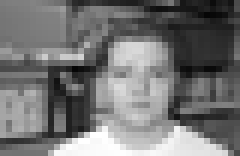
#> input picture ml/lab4/train/faces/0209ae0d9ada26751fa7915292a6b7d6.bmp, 40 x 26 px, found by its file name (shown 6 times larger); its folder holds 4 pictures in this run
$ python leaner.py train/faces/0209ae0d9ada26751fa7915292a6b7d6.bmp   (older library calls are emulated)
#> lines starting #> are read from the running program, lines starting #| are printed output that depends on the picture
#!/usr/bin/env python2
import os
import sys

import numpy as np
import scipy
import scipy.misc
from functools import partial
from multiprocessing import Pool
import pickle

np.set_printoptions(threshold=np.nan)
np.set_printoptions(suppress=True)


def read_file(fname):
    image = scipy.misc.imread(fname)[:, :, 0]
#> image: shape (26, 40); min 6, max 255, mean 115.9
    row_sum = np.zeros(image.shape)
    # we need an additional column and row
    integral_image_arr = np.zeros((image.shape[0] + 1, image.shape[1] + 1))
    for x in range(image.shape[1]):
        for y in range(image.shape[0]):
            row_sum[y, x] = row_sum[y - 1, x] + image[y, x]
            integral_image_arr[y + 1, x + 1] = integral_image_arr[y + 1, x - 1 + 1] + row_sum[y, x]
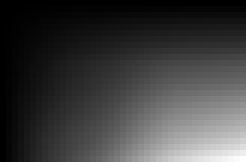
#> integral_image_arr: shape (27, 41) float64 (shown 6 times larger); min 0, max 120519, mean 29243.6; drawn with min black and max white
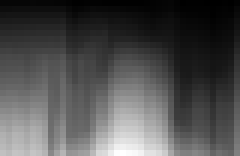
#> row_sum: shape (26, 40) float64 (shown 6 times larger); min 12, max 4331, mean 1362.4; drawn with min black and max white
    return integral_image_arr


# -------------------------------------------------------------------------------------------------------
# [9 lines left out: function sum_region, not called in this run]


def enum(**enums):
    return type('Enum', (), enums)


FeatureType = enum(TWO_VERTICAL=(1, 2), TWO_HORIZONTAL=(2, 1), THREE_HORIZONTAL=(3, 1), THREE_VERTICAL=(1, 3),
                   FOUR=(2, 2))
FeatureTypes = [FeatureType.TWO_VERTICAL, FeatureType.TWO_HORIZONTAL, FeatureType.THREE_VERTICAL,
                FeatureType.THREE_HORIZONTAL, FeatureType.FOUR]


class HaarLikeFeature(object):
    # [56 lines left out: functions __init__, get_score, not called in this run]

    def get_vote(self, int_img):
        score = self.get_score(int_img)
        return self.weight * (1 if score < self.polarity * self.threshold else -1)


# -------------------------------------------------------------------------------------------------------

# [66 lines left out: function learn, not called in this run]


def _get_feature_vote(feature, image):
    return feature.get_vote(image)


# [13 lines left out: function _create_features, not called in this run]


# -------------------------------------------------------------------------------------------------------


folder = sys.argv[-2]
model = sys.argv[-1]

faces_training = []
non_faces_training = []
for fname in os.listdir(os.path.join(folder, 'faces')):
    faces_training.append(read_file(os.path.join(folder, 'faces', fname)))
#> pass 2 of the loop `for fname in os.listdir(os.path.join(folder, 'faces')):`:
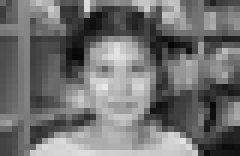
#> input picture ml/lab4/train/faces/06ec9eb7d3c26123bd918f2340c231e5.bmp, 40 x 26 px, found by its file name (shown 6 times larger)
#> after the loop in read_file (call 2), `for x in range(image.shape[1]):`:
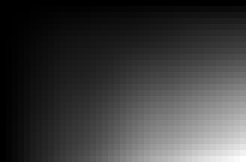
#> integral_image_arr: shape (27, 41) float64 (shown 6 times larger); min 0, max 117269, mean 27788.8; drawn with min black and max white
#> after the loop in read_file (call 2), `for x in range(image.shape[1]):`:
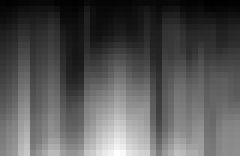
#> row_sum: shape (26, 40) float64 (shown 6 times larger); min 34, max 4248, mean 1448.6; drawn with min black and max white
#> pass 3 of the loop `for fname in os.listdir(os.path.join(folder, 'faces')):`:
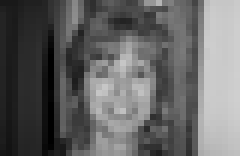
#> input picture ml/lab4/train/faces/07884630dbe6e0942b2ca4facc472702.bmp, 40 x 26 px, found by its file name (shown 6 times larger)
#> after the loop in read_file (call 3), `for x in range(image.shape[1]):`:
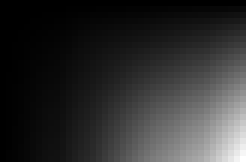
#> integral_image_arr: shape (27, 41) float64 (shown 6 times larger); min 0, max 104761, mean 19247.1; drawn with min black and max white
#> after the loop in read_file (call 3), `for x in range(image.shape[1]):`:
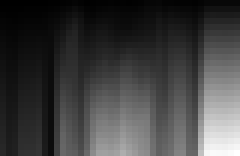
#> row_sum: shape (26, 40) float64 (shown 6 times larger); min 25, max 5289, mean 1346.5; drawn with min black and max white
#> the loop made 4 passes; the first 3 are shown
#> (the run stopped early here; a loop or call above may not have finished)
